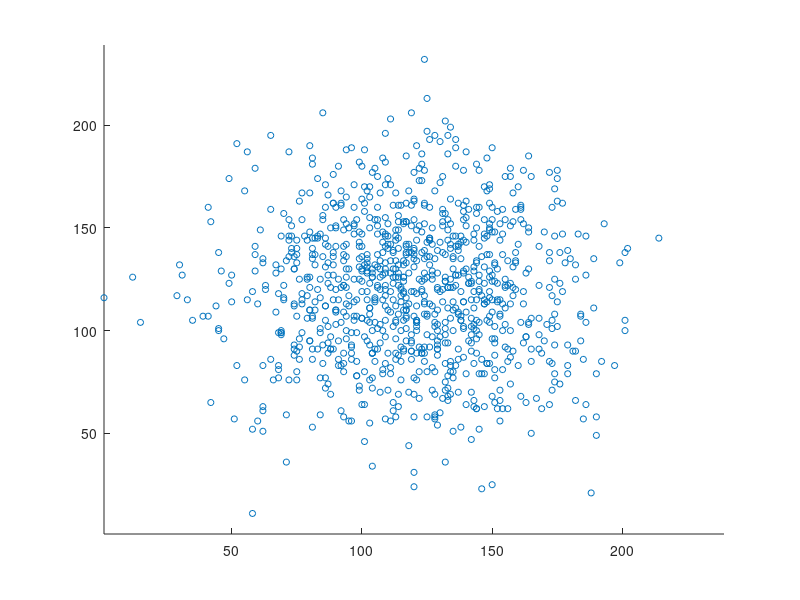
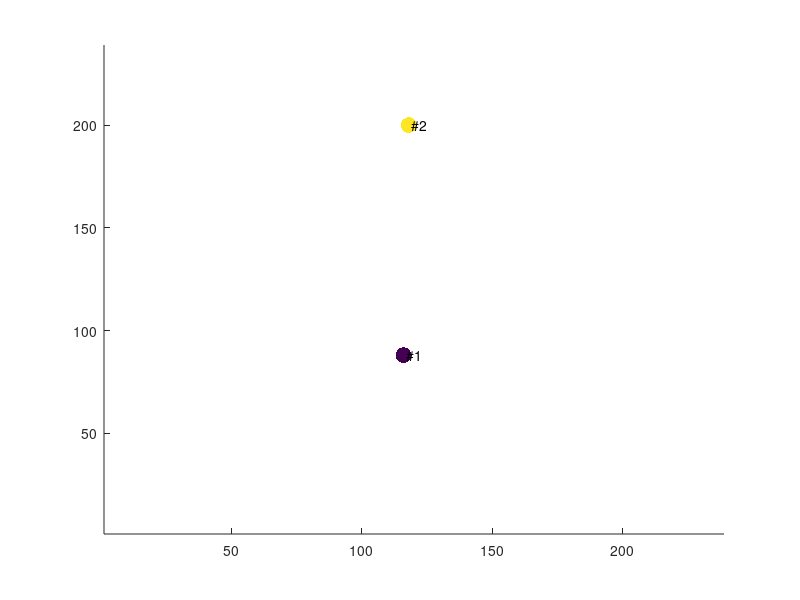

Reproduce these figures in MATLAB, in order. (Note: this script raises an error after producing the figures.)
clc
clear all
close all

numagents=1000; %number of agents
x=zeros(numagents,1); % x coordinate (preference for x) of agents
y=zeros(numagents,1); %y coordinate (preference for y) of agents

numt=500; %number of time periods for which to observe dynamics

partytypes=[1,1]; %this vector contains the number and type of each party

%1 - hunter
%2 - aggregator
%3 - predator
%4 - sticker

numparties=size(partytypes,2); %number of parties comes from length of vector above
px=zeros(numparties,1); %x coordinates of parties
py=zeros(numparties,1); %y coordinates of parties
hunterdir=zeros(numparties,1); %in case parties are hunters, they need an initial direction

space=100; %width of preference space.

%Initializing preference space

load agentlocs

%we discretize and 'normalize' xs and ys for convenience
xyrange=1+2*max([max(x),abs(min(x)), max(y), abs(min(y))]); %find the max range - height or width, also dsire symetry about 0.
g=ceil(xyrange); %calculated width of policy space

% agentgrid=zeros(g);

for i=1:numagents
    x(i)=ceil(x(i)+g/2); %discretizing preference for x
    y(i)=ceil(y(i)+g/2); %discretizing preference for y
%    agentgrid(x(i),y(i))=1;
end

% figure
% imagesc(agentgrid);
% 
% figure
% spy(agentgrid);

figure %create a new figure
scatter(x,y,20)  % we are using scatter here rather than spy or imagesc
xlim([1 g]); %just to ensure scaling is consistent with calculated width
ylim([1 g]); %just to ensure scaling is consistent with calculated width

%eight directions for hunter defined
xdirs=[0,1,1,1,0,-1,-1,-1];
ydirs=[1,1,0,-1,-1,-1,0,1];

%zvec is used solely to color code scatter plot
zvec=zeros(numparties,1);


%cycling through all parties to initilize party locations
for p=1:numparties
    
    %if hunter also assign an initial direction 
    if partytypes(p)==1
        hunterdir(p)=randi(8);
    end
    
    %assign a random location in policy space for party p    
    px(p)=randi(g);
    py(p)=randi(g);
    
    zvec(p,1)= p; 
    
end

figure
scatter(px,py,130,zvec,'filled')
xlim([1 g]);
ylim([1 g]);

%adding text to plot to make identification of parties easier
for p=1:numparties
    text(px(p), py(p), strcat(' #', num2str(p)));
end
drawnow


%conduct first poll
polls=sumvotes(x,y, numagents, px, py, numparties);

%matrix to store poll history
pollhist=zeros(numt, numparties);
pollhist(1,:)=polls;

%continue through numt time periods
for t=2:numt
    
    %cycle through all parties randomly
    for p = randperm(numparties)
 
        
        %hunter
        if partytypes(p)==1
            
            %if we are in the second period or if there was progress made
            %in last move
            if t==2 || pollhist(t-1,p)>pollhist(t-2,p)
                
                %continue moving in same x direction
                px(p)=px(p)+xdirs(hunterdir(p));
                
                %if the hunter hits the edge of the grid, relocate to
                %initial location
                if px(p)<1 || px(p)>g
                    px(p)=px(p)-xdirs(hunterdir(p));
                end
                
                %same for ys
                py(p)=py(p)+ydirs(hunterdir(p));
                
                if py(p)<1 || py(p)>g
                    py(p)=py(p)-ydirs(hunterdir(p));
                end
                
            %we enter the else if hunter did not gain from last move    
            else
                
                %new direction # is 2, 3,4, 5, or 6 plus old direction#
                hunterdir(p)=hunterdir(p)+4 +randi([-2,2]);
                
                %if new direction# is greater than 8 recalculate direction#
                if hunterdir(p)>8
                    hunterdir(p)=hunterdir(p)-8;
                end
                
                %move in assigned direction
                px(p)=px(p)+xdirs(hunterdir(p));
                
                if px(p)<1 || px(p)>g
                    px(p)=px(p)-xdirs(hunterdir(p));
                end
                
                py(p)=py(p)+ydirs(hunterdir(p));
                
                if py(p)<1 || py(p)>g
                    py(p)=py(p)-ydirs(hunterdir(p));
                end
            end
        
        %aggregator    
        elseif partytypes(p)==2
            
            %find mean of all current voters - move there
            [pxtemp,pytemp]=aggmean(x,y, numagents, px, py, numparties,p);
            
            px(p)=pxtemp;
            py(p)=pytemp;
            
        
        %predator
        elseif partytypes(p)==3
            
            %find which party was at the top
            [~,topparty]=max(pollhist(t-1,:));
            
            %if that party had a higher x coordinate, increase x coordinate
            %by 1
            if px(p)<px(topparty)
                px(p)=px(p)+1;
            
            %else if it had a lower x coordinate decrease x coordinate by 1
            %implicitly, do nothing if x ccordinate is the same
            elseif px(p)>px(topparty)
                px(p)=px(p)-1;
            end
            
            %same for y coordinates
            if py(p)<py(topparty)
                py(p)=py(p)+1;
            elseif py(p)>py(topparty)
                py(p)=py(p)-1;
            end
            
        %else sticker: but do nothing for sticker. px(p)=px(p); py(p)=py(p)
            
            
        end
        
       
    end
    
    %recompute polls
    polls=sumvotes(x,y, numagents, px, py, numparties);
    %store poll history
    pollhist(t,:)=polls; 
    
    %draw scatter plot - notice that size of bubbles linearly related to
    %vote share. if party receives all the votes, the size of the bubble is
    %810. If it receives no votes, the size of the bubble is 10.
    scatter(px,py,10+800*(polls/numagents),zvec,'filled')
    xlim([1 g]);
    ylim([1 g]);
    for p=1:numparties
        text(px(p), py(p), strcat(' #', num2str(p)));
    end
    drawnow
    

    
end
                
                
                    




    


